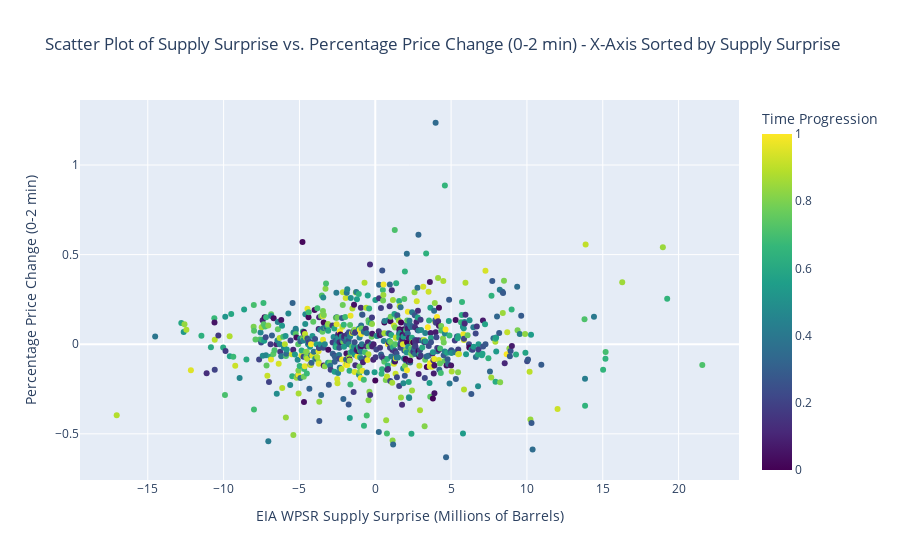

Here is the notebook cell this chart was saved with:
### Code cell
date_percentage_change_df_sorted = date_percentage_change_df.sort_values(by='Actual')
display(date_percentage_change_df_sorted.dtypes)
# 2. Create the interactive scatter plot using Plotly Express with the SORTED DataFrame
fig_scatter_surprise_vs_pricechange_sorted_x = px.scatter(
    date_percentage_change_df_sorted, # Use the SORTED DataFrame here
    x='Actual',
    y='Percentage_Change_0to2min',
    color='Time_Proportion',  # Keep the color hue based on Time_Proportion (or 'Start_Datetime' if you prefer)
    hover_data=['Date', 'Start_Datetime', 'End_Datetime', 'Start_Price', 'End_Price'],
    title='Scatter Plot of Supply Surprise vs. Percentage Price Change (0-2 min) - X-Axis Sorted by Supply Surprise', # Updated title
    labels={
        'Actual': 'EIA WPSR Supply Surprise (Millions of Barrels)',
        'Percentage_Change_0to2min': 'Percentage Price Change (0-2 min)',
        'Time_Proportion': 'Time Progression' # Or 'Start_Datetime' if you use that for color
    },
    color_continuous_scale=px.colors.sequential.Viridis # Keep your preferred colorscale
)

fig_scatter_surprise_vs_pricechange_sorted_x.update_layout(
    xaxis_title='EIA WPSR Supply Surprise (Millions of Barrels)',
    yaxis_title='Percentage Price Change (0-2 min)'
)

fig_scatter_surprise_vs_pricechange_sorted_x.show()

### Figure 1 — Plotly figure (JSON) as saved in the notebook; plotly's stock layout.template omitted (floating-point values rounded to 4 significant figures; data arrays with more than 128 entries replaced by an {"elided": "..."} marker saying what was removed)
{"data": [{"customdata": {"elided": "729x5 mixed values"}, "hovertemplate": "EIA WPSR Supply Surprise (Millions of Barrels)=%{x}<br>Percentage Price Change (0-2 min)=%{y}<br>Date=%{customdata[0]}<br>Start_Datetime=%{customdata[1]}<br>End_Datetime=%{customdata[2]}<br>Start_Price=%{customdata[3]}<br>End_Price=%{customdata[4]}<br>Time Progression=%{marker.color}<extra></extra>", "legendgroup": "", "marker": {"color": {"elided": "729 float values"}, "coloraxis": "coloraxis", "symbol": "circle"}, "mode": "markers", "name": "", "orientation": "v", "showlegend": false, "type": "scatter", "x": {"elided": "729 float values"}, "xaxis": "x", "y": {"elided": "729 float values"}, "yaxis": "y"}], "layout": {"coloraxis": {"colorbar": {"title": {"text": "Time Progression"}}, "colorscale": [[0, "#440154"], [0.1111, "#482878"], [0.2222, "#3e4989"], [0.3333, "#31688e"], [0.4444, "#26828e"], [0.5556, "#1f9e89"], [0.6667, "#35b779"], [0.7778, "#6ece58"], [0.8889, "#b5de2b"], [1, "#fde725"]]}, "legend": {"tracegroupgap": 0}, "title": {"text": "Scatter Plot of Supply Surprise vs. Percentage Price Change (0-2 min) - X-Axis Sorted by Supply Surprise"}, "xaxis": {"anchor": "y", "domain": [0, 1], "title": {"text": "EIA WPSR Supply Surprise (Millions of Barrels)"}}, "yaxis": {"anchor": "x", "domain": [0, 1], "title": {"text": "Percentage Price Change (0-2 min)"}}}}
